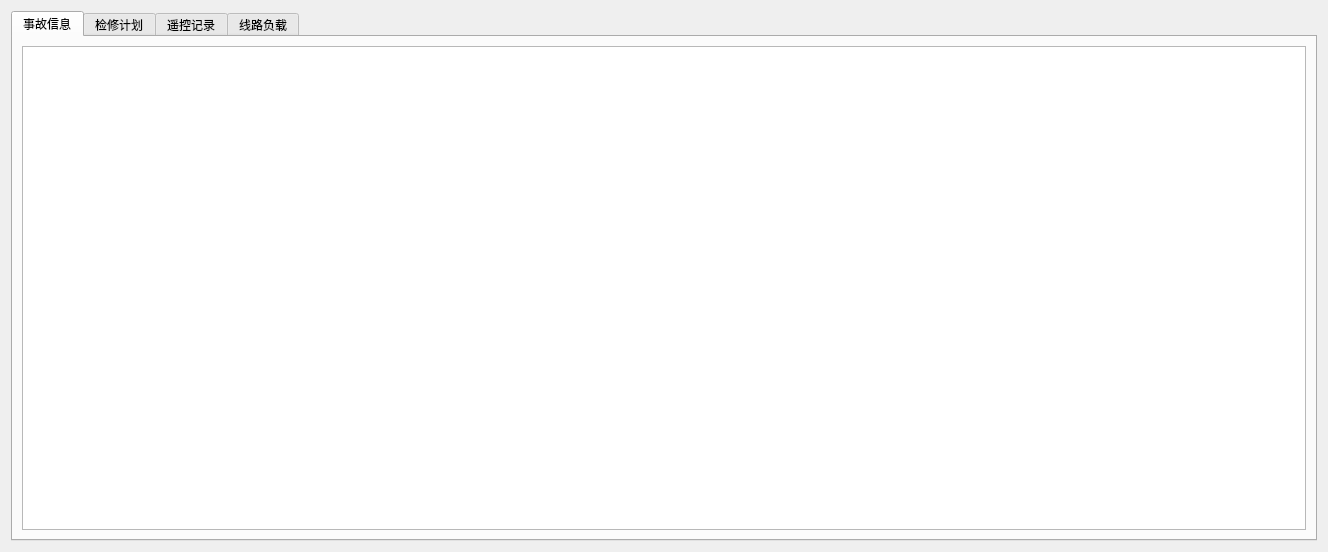
<?xml version="1.0" encoding="UTF-8"?>
<ui version="4.0">
 <class>SignInInformation</class>
 <widget class="QDialog" name="SignInInformation">
  <property name="geometry">
   <rect>
    <x>0</x>
    <y>0</y>
    <width>1328</width>
    <height>552</height>
   </rect>
  </property>
  <property name="windowTitle">
   <string>接班信息页面</string>
  </property>
  <property name="windowIcon">
   <iconset resource="ihandover.qrc">
    <normaloff>:/images/information.png</normaloff>:/images/information.png</iconset>
  </property>
  <layout class="QGridLayout" name="gridLayout_5">
   <item row="0" column="0">
    <widget class="QTabWidget" name="tabWidget">
     <property name="currentIndex">
      <number>0</number>
     </property>
     <widget class="QWidget" name="tab">
      <attribute name="title">
       <string>事故信息</string>
      </attribute>
      <layout class="QGridLayout" name="gridLayout_4">
       <item row="0" column="0">
        <widget class="QTableView" name="accidentinfo_tableview"/>
       </item>
      </layout>
     </widget>
     <widget class="QWidget" name="tab_2">
      <attribute name="title">
       <string>检修计划</string>
      </attribute>
      <layout class="QGridLayout" name="gridLayout_3">
       <item row="0" column="0">
        <widget class="QTableView" name="maintenanceplan_tableview"/>
       </item>
      </layout>
     </widget>
     <widget class="QWidget" name="tab_3">
      <attribute name="title">
       <string>遥控记录</string>
      </attribute>
      <layout class="QGridLayout" name="gridLayout_6">
       <item row="0" column="0">
        <layout class="QGridLayout" name="gridLayout_7">
         <item row="0" column="0">
          <layout class="QHBoxLayout" name="horizontalLayout"/>
         </item>
         <item row="1" column="0">
          <widget class="QTableView" name="DPCPoint_tableview"/>
         </item>
        </layout>
       </item>
      </layout>
     </widget>
     <widget class="QWidget" name="tab_4">
      <attribute name="title">
       <string>线路负载</string>
      </attribute>
      <layout class="QGridLayout" name="gridLayout_2">
       <item row="0" column="0">
        <widget class="QTableView" name="lineload_tableview"/>
       </item>
      </layout>
     </widget>
    </widget>
   </item>
  </layout>
 </widget>
 <resources>
  <include location="ihandover.qrc"/>
 </resources>
 <connections/>
</ui>
